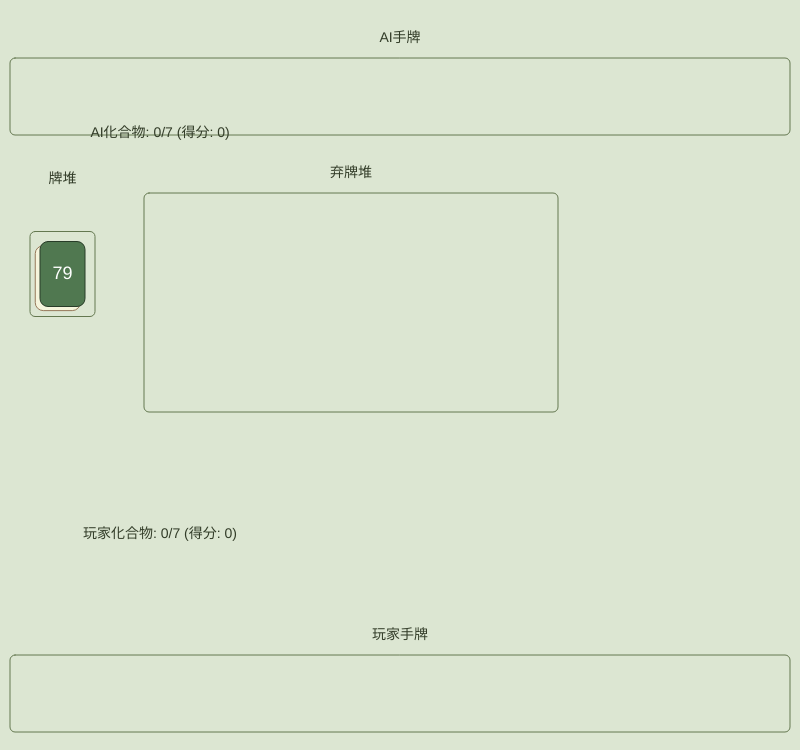
Frame 1 (no input)
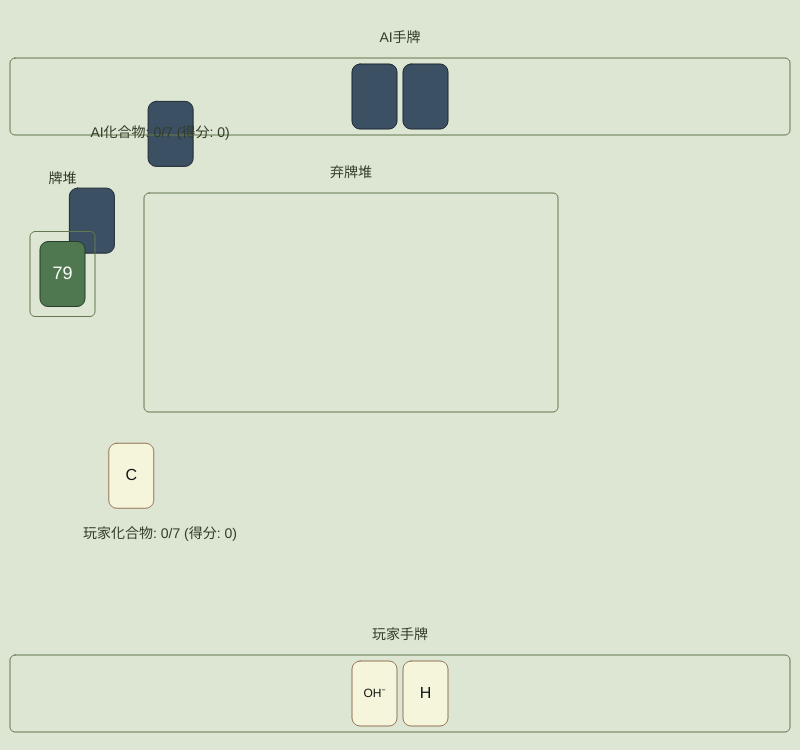
Frame 60 (no input)
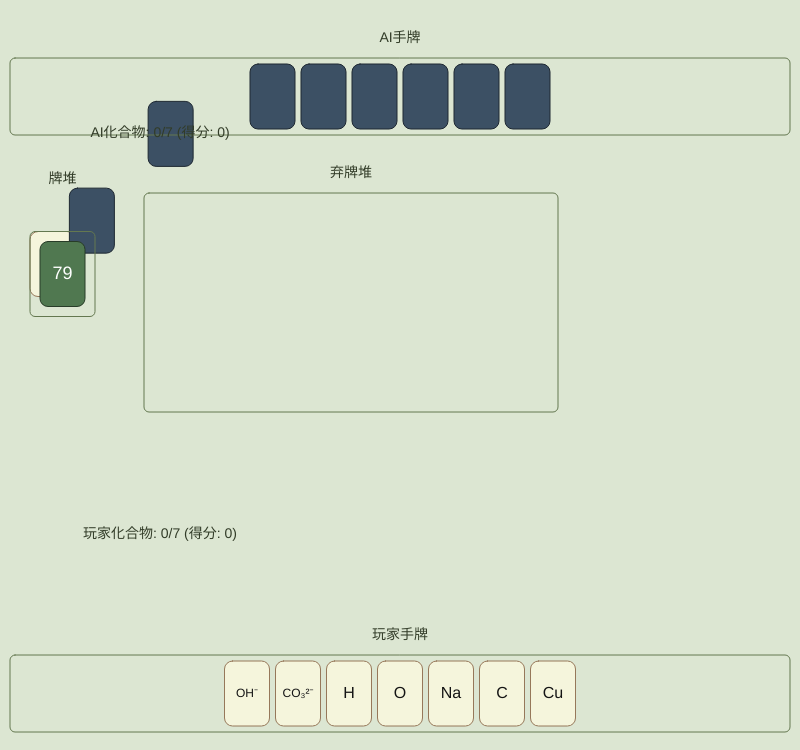
Frame 120 (the mouse pressed at the canvas centre since frame 60)

The p5.js sketch that drew these frames (run headless with seeded random() and noise() and a simulated clock; from frame 60 on, the mouse is pressed at the canvas centre):

// p5.js sketch
// ── sketch.js
// Global variables for game elements and state
let deck = [];
let playerHand = [];
let aiHand = [];
let discardPile = [];

// Game state object
let gameState = {
    currentPlayer: "player", // player or ai
    deck: [],
    playerHand: [],
    aiHand: [],
    discardPile: [],
    playerFormedCompounds: [], 
    aiFormedCompounds: [],
    playerScores: [], // To store score for each compound
    aiScores: [],     // To store score for each compound
    playerTotalScore: 0,
    aiTotalScore: 0,
    message: "游戏加载中...",
    isGameOver: false,
    winner: null,
    actionPrompt: null, // e.g., {type: "form_compound_with_discard", tile: discardedTile, recipe: recipe}
    turnPhase: "player_draw_or_discard", // player_draw_or_discard, player_action, ai_turn
    animationQueue: [], // For managing sequential animations
    highlightedPlayerTiles: [], // { cardIds: [], recipeName: "" }
    selectedCompoundGroup: null, // { cardIds: [], recipeName: "", recipe: {} }
    lastActionTime: 0, // For AI turn delay
};

// UI Elements from HTML
let formCompoundButton, declareVictoryButton, skipButton, gameMessageElement, sortHandButton, discardActionButton, autoSortButton;

// Dimensions and Layout (mostly unchanged, might need minor adjustments for new buttons/info)
const TILE_WIDTH = 45;
const TILE_HEIGHT = 65;
const TILE_MARGIN = 6;
const SELECTED_TILE_Y_OFFSET = -15; 
const SELECTED_TILE_SCALE = 1.15; 
const HIGHLIGHT_SCALE = 1.05;

const CANVAS_WIDTH = 800;
const CANVAS_HEIGHT = 750; // Increased height for more UI space if needed

const PLAYER_HAND_AREA_X = 10;
const PLAYER_HAND_AREA_Y = CANVAS_HEIGHT - TILE_HEIGHT - TILE_MARGIN * 5; 
const PLAYER_HAND_AREA_WIDTH = CANVAS_WIDTH - 20;
const PLAYER_HAND_AREA_HEIGHT = TILE_HEIGHT + 2 * TILE_MARGIN;

const AI_HAND_AREA_X = 10;
const AI_HAND_AREA_Y = TILE_MARGIN * 3 + 40; 
const AI_HAND_AREA_WIDTH = CANVAS_WIDTH - 20;
const AI_HAND_AREA_HEIGHT = TILE_HEIGHT + 2 * TILE_MARGIN;

const DISCARD_AREA_X_START = 150;
const DISCARD_AREA_Y_START = AI_HAND_AREA_Y + AI_HAND_AREA_HEIGHT + TILE_MARGIN * 4 + 40;
const DISCARD_GRID_COLS = 8;
const DISCARD_GRID_ROWS = 3;
const DISCARD_AREA_WIDTH = DISCARD_GRID_COLS * (TILE_WIDTH + TILE_MARGIN) + TILE_MARGIN;
const DISCARD_AREA_HEIGHT = DISCARD_GRID_ROWS * (TILE_HEIGHT + TILE_MARGIN) + TILE_MARGIN;

const FORMED_COMPOUNDS_AREA_Y_PLAYER = PLAYER_HAND_AREA_Y - TILE_HEIGHT - TILE_MARGIN * 6;
const FORMED_COMPOUNDS_AREA_Y_AI = AI_HAND_AREA_Y + AI_HAND_AREA_HEIGHT + TILE_MARGIN * 3;
const FORMED_COMPOUNDS_AREA_X_PLAYER = 10;
const FORMED_COMPOUNDS_AREA_X_AI = 10;
const FORMED_COMPOUND_DISPLAY_WIDTH = 70;
const FORMED_COMPOUND_DISPLAY_HEIGHT = 35;

const DECK_X = 30;
const DECK_Y = DISCARD_AREA_Y_START + TILE_HEIGHT / 2;

// Interaction state
let currentlySelectedTileInfo = null; // { tile: object, index: number, isPlayer: boolean }
let isDraggingForReorder = false; 
let dragOffsetX, dragOffsetY;
let isDraggingToDiscard = false;

// Animation constants
const ANIMATION_SPEED = 500; // ms for a card to travel

const chemicalTileData = [
    // Only ions and elements as per new rules
    { type: "element", value: "H", displayText: "H", count: 12, sortOrder: 301 },
    { type: "element", value: "O", displayText: "O", count: 10, sortOrder: 302 },
    { type: "element", value: "Na", displayText: "Na", count: 6, sortOrder: 303 },
    { type: "element", value: "Cl", displayText: "Cl", count: 6, sortOrder: 304 },
    { type: "element", value: "C", displayText: "C", count: 6, sortOrder: 305 },
    { type: "element", value: "S", displayText: "S", count: 4, sortOrder: 306 },
    { type: "element", value: "N", displayText: "N", count: 4, sortOrder: 307 },
    { type: "element", value: "Fe", displayText: "Fe", count: 4, sortOrder: 308 },
    { type: "element", value: "Cu", displayText: "Cu", count: 4, sortOrder: 309 },
    { type: "element", value: "Al", displayText: "Al", count: 4, sortOrder: 310 },
    { type: "element", value: "Mg", displayText: "Mg", count: 4, sortOrder: 311 },
    { type: "ion", value: "H+", displayText: "H⁺", count: 6, charge: 1, sortOrder: 101 },
    { type: "ion", value: "Na+", displayText: "Na⁺", count: 4, charge: 1, sortOrder: 102 },
    { type: "ion", value: "Ag+", displayText: "Ag⁺", count: 2, charge: 1, sortOrder: 103 },
    { type: "ion", value: "Ba2+", displayText: "Ba²⁺", count: 2, charge: 2, sortOrder: 104 },
    { type: "ion", value: "Ca2+", displayText: "Ca²⁺", count: 2, charge: 2, sortOrder: 105 },
    { type: "ion", value: "Cu2+", displayText: "Cu²⁺", count: 2, charge: 2, sortOrder: 106 },
    { type: "ion", value: "Fe2+", displayText: "Fe²⁺", count: 2, charge: 2, sortOrder: 107 },
    { type: "ion", value: "Fe3+", displayText: "Fe³⁺", count: 2, charge: 3, sortOrder: 108 },
    { type: "ion", value: "Al3+", displayText: "Al³⁺", count: 2, charge: 3, sortOrder: 109 },
    { type: "ion", value: "Mg2+", displayText: "Mg²⁺", count: 2, charge: 2, sortOrder: 110 },
    { type: "ion", value: "NH4+", displayText: "NH₄⁺", count: 2, charge: 1, sortOrder: 111 },
    { type: "ion", value: "OH-", displayText: "OH⁻", count: 6, charge: -1, sortOrder: 201 },
    { type: "ion", value: "Cl-", displayText: "Cl⁻", count: 4, charge: -1, sortOrder: 202 },
    { type: "ion", value: "SO4^2-", displayText: "SO₄²⁻", count: 2, charge: -2, sortOrder: 203 },
    { type: "ion", value: "CO3^2-", displayText: "CO₃²⁻", count: 2, charge: -2, sortOrder: 204 },
];

const compoundRecipes = [
    // N=2, Score=2
    { name: "NaCl", product: "NaCl", reactants: [{ value: "Na+", count: 1 }, { value: "Cl-", count: 1 }], score: 2 },
    { name: "AgCl", product: "AgCl", reactants: [{ value: "Ag+", count: 1 }, { value: "Cl-", count: 1 }], score: 2 },
    { name: "CuS", product: "CuS", reactants: [{ value: "Cu2+", count: 1 }, { value: "S", count: 1 }], score: 2 }, // Assuming S is element for simplicity here
    // N=3, Score=4
    { name: "H2O_ion", product: "H₂O", reactants: [{ value: "H+", count: 1 }, { value: "OH-", count: 1 }], score: 2 }, // This is N=2 actually
    { name: "H2O_elem", product: "H₂O", reactants: [{ value: "H", count: 2 }, { value: "O", count: 1 }], score: 4 },
    { name: "BaSO4", product: "BaSO₄", reactants: [{ value: "Ba2+", count: 1 }, { value: "SO4^2-", count: 1 }], score: 2 }, // N=2
    { name: "CaCO3", product: "CaCO₃", reactants: [{ value: "Ca2+", count: 1 }, { value: "CO3^2-", count: 1 }], score: 2 }, // N=2
    { name: "NH3", product: "NH₃", reactants: [{ value: "N", count: 1 }, { value: "H", count: 3 }], score: 8 }, // N=4
    { name: "HCl_elem", product: "HCl", reactants: [{ value: "H", count: 1 }, { value: "Cl", count: 1 }], score: 2 }, // N=2
    { name: "CO2", product: "CO₂", reactants: [{ value: "C", count: 1 }, { value: "O", count: 2 }], score: 4 }, // N=3
    // N=4, Score=8
    { name: "Al(OH)3", product: "Al(OH)₃", reactants: [{ value: "Al3+", count: 1 }, { value: "OH-", count: 3 }], score: 8 },
    { name: "Fe(OH)2", product: "Fe(OH)₂", reactants: [{ value: "Fe2+", count: 1 }, { value: "OH-", count: 2 }], score: 4 }, // N=3
    { name: "Fe(OH)3", product: "Fe(OH)₃", reactants: [{ value: "Fe3+", count: 1 }, { value: "OH-", count: 3 }], score: 8 }, // N=4
    // Add more recipes. Ensure `score` is 2^(N-1) where N is sum of reactant counts.
    // Correcting scores based on N for above:
    // H2O_ion: N=2, score=2
    // H2O_elem: N=3, score=4
    // BaSO4: N=2, score=2
    // CaCO3: N=2, score=2
    // NH3: N=4, score=8
    // HCl_elem: N=2, score=2
    // CO2: N=3, score=4
    // Al(OH)3: N=4, score=8
    // Fe(OH)2: N=3, score=4
    // Fe(OH)3: N=4, score=8
];
// Recalculate scores for recipes
compoundRecipes.forEach(recipe => {
    let n = 0;
    recipe.reactants.forEach(r => n += r.count);
    recipe.score = Math.pow(2, n - 1);
});


function setup() {
    let canvas = createCanvas(CANVAS_WIDTH, CANVAS_HEIGHT);
    canvas.parent(document.querySelector("main"));
    textAlign(CENTER, CENTER); textSize(16);
    
    formCompoundButton = select("#formCompoundButtonV3"); 
    declareVictoryButton = select("#declareVictoryButtonV3"); 
    autoSortButton = select("#autoSortButtonV3");
    discardActionButton = select("#discardActionButtonV3");
    gameMessageElement = select("#gameMessageV3");

    if (formCompoundButton) formCompoundButton.mousePressed(handleFormCompoundAction);
    if (declareVictoryButton) declareVictoryButton.mousePressed(handleDeclareVictoryAction);
    if (autoSortButton) autoSortButton.mousePressed(sortPlayerHand);
    if (discardActionButton) discardActionButton.mousePressed(handleDiscardSelectedTileAction);
    
    initializeGame();
}

function draw() {
    background(220, 230, 210);
    processAnimationQueue();
    drawGameAreas();
    drawPlayerHand();
    drawAIHand();
    drawDiscardPile();
    drawFormedCompounds();
    drawDeck();
    if ((isDraggingForReorder || isDraggingToDiscard) && currentlySelectedTileInfo && currentlySelectedTileInfo.tile) {
        const { tile } = currentlySelectedTileInfo;
        drawTile(tile, mouseX - dragOffsetX, mouseY - dragOffsetY, -1, true, true, SELECTED_TILE_SCALE, false);
    }
    updateGameMessagesAndButtons();

    if (gameState.currentPlayer === "ai" && 
        gameState.turnPhase === "ai_turn" && 
        gameState.animationQueue.length === 0 && 
        !gameState.isGameOver && 
        millis() - gameState.lastActionTime > 1000) {
        aiTurn(); // gameState.lastActionTime is now set inside aiTurn
    }
}

function initializeGame() {
    gameState.deck = []; 
    gameState.playerHand = []; 
    gameState.aiHand = []; 
    gameState.discardPile = [];
    gameState.playerFormedCompounds = []; 
    gameState.aiFormedCompounds = [];
    gameState.playerScores = [];
    gameState.aiScores = [];
    gameState.playerTotalScore = 0;
    gameState.aiTotalScore = 0;
    gameState.animationQueue = [];
    gameState.highlightedPlayerTiles = [];
    gameState.selectedCompoundGroup = null;

    createFullDeck(); 
    shuffleDeck(gameState.deck);
    
    // Initial deal with animation
    let delay = 0;
    for (let i = 0; i < 13; i++) { 
        addDealAnimation(gameState.deck, gameState.playerHand, true, delay + i * 2 * (ANIMATION_SPEED / 4));
        addDealAnimation(gameState.deck, gameState.aiHand, false, delay + (i * 2 + 1) * (ANIMATION_SPEED / 4));
    }
    addDealAnimation(gameState.deck, gameState.playerHand, true, delay + 13 * 2 * (ANIMATION_SPEED / 4)); // Player gets 14th card
    
    gameState.currentPlayer = "player";
    gameState.turnPhase = "player_action"; // Player starts with 14 cards, needs to discard or form
    gameState.message = "游戏开始，请玩家操作";
    gameState.isGameOver = false;
    gameState.winner = null;
    currentlySelectedTileInfo = null;
    isDraggingForReorder = false; 
    isDraggingToDiscard = false;
    hideAllActionButtons();
    // Initial check for compounds after dealing
    // Need to ensure animations complete before this check, or check in animation callback
    // For now, will check after a delay or assume player action triggers first real check
    setTimeout(() => {
        detectAndHighlightPlayerCompounds();
    }, (13 * 2 + 1) * (ANIMATION_SPEED / 4) + ANIMATION_SPEED + 500); 
}

// --- Animation System ---
function addDealAnimation(sourceDeck, targetHand, isPlayer, delay) {
    if (sourceDeck.length === 0) return;
    const card = sourceDeck.pop(); // Remove card from logical deck immediately
    if (!card) return;

    const targetX = isPlayer ? PLAYER_HAND_AREA_X + targetHand.length * (TILE_WIDTH + TILE_MARGIN) + 200 : AI_HAND_AREA_X + targetHand.length * (TILE_WIDTH + TILE_MARGIN) + 200; // Approximate target
    const targetY = isPlayer ? PLAYER_HAND_AREA_Y + TILE_HEIGHT / 2 : AI_HAND_AREA_Y + TILE_HEIGHT / 2;

    gameState.animationQueue.push({
        type: "deal", card: card, isPlayerCard: isPlayer,
        startX: DECK_X + TILE_WIDTH / 2, startY: DECK_Y + TILE_HEIGHT / 2,
        targetX: targetX, targetY: targetY, // Placeholder, will be refined
        startTime: millis() + delay,
        duration: ANIMATION_SPEED,
        progress: 0,
        isFlipping: false, flipProgress: 0,
        onComplete: () => {
            card.isRevealed = isPlayer; // AI cards aren't revealed in hand
            targetHand.push(card);
            if (isPlayer) {
                sortPlayerHand(); // Sort after each card for consistent placement if needed, or at end
                detectAndHighlightPlayerCompounds();
            }
        }
    });
}

function addDrawAnimation(sourceDeck, targetHand, isPlayer) {
    if (sourceDeck.length === 0) {
        endGame("draw_stalemate");
        return null;
    }
    const card = sourceDeck.pop();
    if (!card) return null;

    // Directly add card to hand and update state, bypassing animation queue for draws
    card.isRevealed = isPlayer;
    targetHand.push(card);
    if (isPlayer) {
        sortPlayerHand();
        detectAndHighlightPlayerCompounds();
        gameState.turnPhase = "player_action";
        gameState.message = "您摸了一张牌，请操作";
        updateGameMessagesAndButtons(); // Ensure UI updates after direct draw
    } else {
        // If AI draws, and its logic depends on the card, it should be handled here or in aiTurn
        // For now, just add to hand. AI logic will pick it up.
        // sortAiHand(); // If AI hand needs sorting and it's visible or affects logic
    }
    return card; 
}

function addDiscardAnimation(card, sourceHand, isPlayerSource, onCompleteCallback = null) {
    // Directly add card to discard pile and execute callback, bypassing animation queue
    gameState.discardPile.push(card);
    if (isPlayerSource) {
        // Remove card from player's hand if it's still there (it should have been removed by click logic)
        const playerHandIndex = gameState.playerHand.findIndex(c => c.id === card.id);
        if (playerHandIndex > -1) {
            gameState.playerHand.splice(playerHandIndex, 1);
            sortPlayerHand(); // Re-sort and update display positions
        }
    } else {
        // Remove card from AI's hand
        const aiHandIndex = gameState.aiHand.findIndex(c => c.id === card.id);
        if (aiHandIndex > -1) {
            gameState.aiHand.splice(aiHandIndex, 1);
            // sortAiHand(); // If AI hand needs sorting and it's visible or affects logic
        }
    }

    if (onCompleteCallback) {
        onCompleteCallback();
    }
    // No return value needed as it's not used like addDrawAnimation was for AI
}

function addFormCompoundAnimation(cardsToForm, targetPlayerState, compoundProduct) {
    cardsToForm.forEach((card, index) => {
        const targetX = (targetPlayerState === gameState.playerFormedCompounds ? FORMED_COMPOUNDS_AREA_X_PLAYER : FORMED_COMPOUNDS_AREA_X_AI) + 
                        targetPlayerState.length * (FORMED_COMPOUND_DISPLAY_WIDTH + TILE_MARGIN) + FORMED_COMPOUND_DISPLAY_WIDTH / 2;
        const targetY = (targetPlayerState === gameState.playerFormedCompounds ? FORMED_COMPOUNDS_AREA_Y_PLAYER : FORMED_COMPOUNDS_AREA_Y_AI) + 
                        FORMED_COMPOUND_DISPLAY_HEIGHT / 2;
        
        let startX = card.displayX ? card.displayX + TILE_WIDTH/2 : PLAYER_HAND_AREA_X + PLAYER_HAND_AREA_WIDTH/2; // Approx
        let startY = card.displayY ? card.displayY + TILE_HEIGHT/2 : PLAYER_HAND_AREA_Y + TILE_HEIGHT/2; // Approx

        gameState.animationQueue.push({
            type: "form_compound_card_move", card: card,
            startX: startX, startY: startY,
            targetX: targetX, targetY: targetY,
            startTime: millis() + index * 50, // Stagger a bit
            duration: ANIMATION_SPEED,
            progress: 0,
            onComplete: () => {
                // Card visually disappears, compound appears
                if (index === cardsToForm.length - 1) { // Last card animation completes
                    // The actual addition to formedCompounds array happens in handleFormCompoundAction
                }
            }
        });
    });
}

function processAnimationQueue() {
    for (let i = gameState.animationQueue.length - 1; i >= 0; i--) {
        const anim = gameState.animationQueue[i];
        const currentTime = millis();
        if (currentTime < anim.startTime) continue; // Animation hasn't started yet

        anim.progress = (currentTime - anim.startTime) / anim.duration;
        if (anim.progress >= 1) {
            anim.progress = 1;
            // Draw one last time at target, then remove
            drawAnimatedTile(anim, true); 
            try {
                if (anim.onComplete) anim.onComplete();
            } catch (e) {
                console.error("Error in animation onComplete callback:", e, "Animation:", anim);
            } finally {
                gameState.animationQueue.splice(i, 1);
            }
        } else {
            drawAnimatedTile(anim, false);
        }
    }
}

function drawAnimatedTile(anim, isFinalFrame) {
    const card = anim.card;
    let currentX, currentY;
    if (isFinalFrame) {
        currentX = anim.targetX - TILE_WIDTH / 2;
        currentY = anim.targetY - TILE_HEIGHT / 2;
    } else {
        currentX = lerp(anim.startX, anim.targetX, anim.progress) - TILE_WIDTH / 2;
        currentY = lerp(anim.startY, anim.targetY, anim.progress) - TILE_HEIGHT / 2;
    }

    let displayCard = { ...card }; // Clone for animation display
    displayCard.isRevealed = (anim.type === "deal" || anim.type === "draw") ? anim.isPlayerCard : true;

    if ((anim.type === "deal" || anim.type === "draw") && anim.isPlayerCard) {
        // Flipping logic for player's dealt/drawn cards
        if (anim.progress > 0.5 && !anim.isFlipping) { // Start flipping past midpoint
            anim.isFlipping = true;
        }
        if (anim.isFlipping) {
            anim.flipProgress = (anim.progress - 0.5) * 2; // 0 to 1 over the second half
            anim.flipProgress = constrain(anim.flipProgress, 0, 1);
        }
    }

    push();
    translate(currentX + TILE_WIDTH / 2, currentY + TILE_HEIGHT / 2);
    
    if (anim.isFlipping) {
        // Calculate scale factor for flip effect
        let scaleFactor;
        if (anim.flipProgress > 0.5) {
            displayCard.isRevealed = true; // Show front
            scaleFactor = 1 - (anim.flipProgress - 0.5) * 2; // Scale from 1 to 0
        } else {
            displayCard.isRevealed = false; // Show back
            scaleFactor = anim.flipProgress * 2; // Scale from 0 to 1
        }
        // Apply scale transformation
        scale(scaleFactor, 1);
    }
    
    if (displayCard.isRevealed) {
        fill(245, 245, 220); stroke(150, 120, 90);
        rect(-TILE_WIDTH / 2, -TILE_HEIGHT / 2, TILE_WIDTH, TILE_HEIGHT, 8);
        fill(20); noStroke(); textSize(displayCard.displayText.length > 2 ? 12 : 16);
        text(displayCard.displayText, 0, 0);
    } else { // Draw card back
        fill(60, 80, 100); stroke(30, 40, 50);
        rect(-TILE_WIDTH / 2, -TILE_HEIGHT / 2, TILE_WIDTH, TILE_HEIGHT, 8);
    }
    pop();
}

// --- End Animation System ---

function createFullDeck() {
    let idCounter = 0;
    gameState.deck = [];
    chemicalTileData.forEach(tileInfo => {
        for (let i = 0; i < tileInfo.count; i++) {
            gameState.deck.push({
                id: `tile_${idCounter++}`,
                type: tileInfo.type, 
                value: tileInfo.value, 
                displayText: tileInfo.displayText, 
                charge: tileInfo.charge || 0,
                sortOrder: tileInfo.sortOrder,
                isRevealed: false, // Cards in deck are not revealed
                isSelected: false,
                isHighlighted: false, // For compound formation highlight
                x: 0, y: 0, // For display in hand
                displayX: 0, displayY: 0 // For precise animation start
            });
        }
    });
}

function shuffleDeck(array) { for (let i = array.length - 1; i > 0; i--) { const j = Math.floor(Math.random() * (i + 1)); [array[i], array[j]] = [array[j], array[i]]; } }

function drawGameAreas() {
    stroke(100, 120, 80); noFill();
    rect(PLAYER_HAND_AREA_X, PLAYER_HAND_AREA_Y, PLAYER_HAND_AREA_WIDTH, PLAYER_HAND_AREA_HEIGHT, 5);
    rect(AI_HAND_AREA_X, AI_HAND_AREA_Y, AI_HAND_AREA_WIDTH, AI_HAND_AREA_HEIGHT, 5);
    if (isDraggingToDiscard) { fill(180, 200, 170, 150); } else { noFill(); }
    rect(DISCARD_AREA_X_START - TILE_MARGIN, DISCARD_AREA_Y_START - TILE_MARGIN, DISCARD_AREA_WIDTH, DISCARD_AREA_HEIGHT, 5);
    noFill(); 
    rect(DECK_X, DECK_Y, TILE_WIDTH + 20, TILE_HEIGHT + 20, 5);
    fill(50, 60, 40); noStroke(); textSize(14);
    text("玩家手牌", PLAYER_HAND_AREA_X + PLAYER_HAND_AREA_WIDTH / 2, PLAYER_HAND_AREA_Y - 20);
    text("AI手牌", AI_HAND_AREA_X + AI_HAND_AREA_WIDTH / 2, AI_HAND_AREA_Y - 20); 
    text("弃牌堆", DISCARD_AREA_X_START + DISCARD_AREA_WIDTH / 2 - TILE_MARGIN, DISCARD_AREA_Y_START - TILE_MARGIN - 20); 
    text("牌堆", DECK_X + (TILE_WIDTH + 20) / 2, DECK_Y - TILE_HEIGHT/2 - 20 ); 
    text("玩家化合物: " + gameState.playerFormedCompounds.length + "/7 (得分: " + gameState.playerTotalScore + ")", FORMED_COMPOUNDS_AREA_X_PLAYER + 150, FORMED_COMPOUNDS_AREA_Y_PLAYER - 20);
    text("AI化合物: " + gameState.aiFormedCompounds.length + "/7 (得分: " + gameState.aiTotalScore + ")", FORMED_COMPOUNDS_AREA_X_AI + 150, FORMED_COMPOUNDS_AREA_Y_AI - 20);
    textSize(16);
}

function drawPlayerHand() {
    let handDisplayWidth = 0;
    gameState.playerHand.forEach(tile => {
        let scale = 1;
        if (currentlySelectedTileInfo && currentlySelectedTileInfo.tile && currentlySelectedTileInfo.tile.id === tile.id && !gameState.selectedCompoundGroup) {
            scale = SELECTED_TILE_SCALE;
        } else if (gameState.selectedCompoundGroup && gameState.selectedCompoundGroup.cardIds.includes(tile.id)) {
            scale = SELECTED_TILE_SCALE; // Highlight for compound group
        } else if (tile.isHighlighted) {
            scale = HIGHLIGHT_SCALE;
        }
        handDisplayWidth += (TILE_WIDTH * scale) + TILE_MARGIN;
    });
    handDisplayWidth -= TILE_MARGIN; 
    let currentX = PLAYER_HAND_AREA_X + (PLAYER_HAND_AREA_WIDTH - handDisplayWidth) / 2;
    
    for (let i = 0; i < gameState.playerHand.length; i++) {
        let tile = gameState.playerHand[i];
        let scale = 1;
        let yOffset = 0;
        let isActuallySelected = (currentlySelectedTileInfo && currentlySelectedTileInfo.tile && currentlySelectedTileInfo.tile.id === tile.id && !gameState.selectedCompoundGroup) || 
                               (gameState.selectedCompoundGroup && gameState.selectedCompoundGroup.cardIds.includes(tile.id));

        if (isActuallySelected) {
            scale = SELECTED_TILE_SCALE;
            yOffset = SELECTED_TILE_Y_OFFSET;
        } else if (tile.isHighlighted) {
            scale = HIGHLIGHT_SCALE;
            // Optional: slight y-offset for just highlighted cards if different from selected
        }

        let displayWidth = TILE_WIDTH * scale;
        let displayHeight = TILE_HEIGHT * scale;
        let tileY = PLAYER_HAND_AREA_Y + (PLAYER_HAND_AREA_HEIGHT - TILE_HEIGHT) / 2; // Base Y
        let yPos = tileY + yOffset - (displayHeight - TILE_HEIGHT)/2; // Adjust for scale and offset

        if (!((isDraggingForReorder || isDraggingToDiscard) && currentlySelectedTileInfo && currentlySelectedTileInfo.tile === tile)) {
             drawTile(tile, currentX, yPos, i, true, isActuallySelected, scale, tile.isHighlighted && !isActuallySelected);
        }
        tile.displayX = currentX; tile.displayY = yPos; // Store actual draw position
        currentX += displayWidth + TILE_MARGIN;
    }
}

function drawAIHand() {
    let handWidth = gameState.aiHand.length * (TILE_WIDTH + TILE_MARGIN) - TILE_MARGIN;
    let startX = AI_HAND_AREA_X + (AI_HAND_AREA_WIDTH - handWidth) / 2;
    let tileY = AI_HAND_AREA_Y + (AI_HAND_AREA_HEIGHT - TILE_HEIGHT) / 2;
    for (let i = 0; i < gameState.aiHand.length; i++) {
        fill(60, 80, 100); stroke(30, 40, 50);
        rect(startX + i * (TILE_WIDTH + TILE_MARGIN), tileY, TILE_WIDTH, TILE_HEIGHT, 8);
    }
}

function drawDiscardPile() {
    for (let i = 0; i < gameState.discardPile.length; i++) {
        const row = Math.floor(i / DISCARD_GRID_COLS); const col = i % DISCARD_GRID_COLS;
        if (row < DISCARD_GRID_ROWS) {
            drawTile(gameState.discardPile[i], DISCARD_AREA_X_START + col * (TILE_WIDTH + TILE_MARGIN), DISCARD_AREA_Y_START + row * (TILE_HEIGHT + TILE_MARGIN), -1, true, false, 1, false);
        }
    }
}

function drawDeck() {
    if (gameState.deck.length > 0) {
        fill(80, 120, 80); stroke(40, 60, 40);
        rect(DECK_X + 10, DECK_Y + 10, TILE_WIDTH, TILE_HEIGHT, 8);
        fill(255); noStroke(); textSize(18); text(gameState.deck.length, DECK_X + 10 + TILE_WIDTH / 2, DECK_Y + 10 + TILE_HEIGHT / 2); textSize(16);
    }
}

function drawTile(tile, x, y, indexInHand = -1, isPlayerTile = false, isSelected = false, scaleFactor = 1, isGeneralHighlight = false) {
    if (!tile) return;
    push(); 
    translate(x, y);
    
    if (isSelected) { 
        fill(255, 255, 150); // Stronger yellow for selected (part of group or single)
    } else if (isGeneralHighlight) {
        fill(220, 255, 220); // Light green for general highlight (reflection effect)
    } else {
        fill(245, 245, 220); 
    }
    stroke(150, 120, 90);
    if (isGeneralHighlight || isSelected) {
        strokeWeight(2.5);
        stroke(100,180,100); // Reflection effect border
    }

    rect(0, 0, TILE_WIDTH * scaleFactor, TILE_HEIGHT * scaleFactor, 8 * scaleFactor);
    strokeWeight(1); // Reset stroke weight

    fill(20, 20, 20); noStroke();
    let txtSize = 16 * scaleFactor; 
    if (tile.displayText.length > 5) txtSize = 10 * scaleFactor; 
    else if (tile.displayText.length > 2) txtSize = 12 * scaleFactor; 
    textSize(txtSize); text(tile.displayText, (TILE_WIDTH * scaleFactor) / 2, (TILE_HEIGHT * scaleFactor) / 2); textSize(16);
    pop();
}

function drawFormedCompounds() {
    // Player
    let yPlayer = FORMED_COMPOUNDS_AREA_Y_PLAYER;
    gameState.playerFormedCompounds.forEach((compound, index) => {
        let xPos = FORMED_COMPOUNDS_AREA_X_PLAYER + index * (FORMED_COMPOUND_DISPLAY_WIDTH + TILE_MARGIN);
        fill(200, 220, 200); stroke(100,120,80);
        rect(xPos, yPlayer, FORMED_COMPOUND_DISPLAY_WIDTH, FORMED_COMPOUND_DISPLAY_HEIGHT, 5);
        fill(0); noStroke(); textSize(10);
        text(compound.product, xPos + FORMED_COMPOUND_DISPLAY_WIDTH/2, yPlayer + FORMED_COMPOUND_DISPLAY_HEIGHT/2 - 5);
        textSize(8);
        text(compound.score + "分", xPos + FORMED_COMPOUND_DISPLAY_WIDTH/2, yPlayer + FORMED_COMPOUND_DISPLAY_HEIGHT/2 + 8);
    });

    // AI
    let yAI = FORMED_COMPOUNDS_AREA_Y_AI;
    gameState.aiFormedCompounds.forEach((compound, index) => {
        let xPos = FORMED_COMPOUNDS_AREA_X_AI + index * (FORMED_COMPOUND_DISPLAY_WIDTH + TILE_MARGIN);
        fill(200, 200, 220); stroke(100,100,120);
        rect(xPos, yAI, FORMED_COMPOUND_DISPLAY_WIDTH, FORMED_COMPOUND_DISPLAY_HEIGHT, 5);
        fill(0); noStroke(); textSize(10);
        text(compound.product, xPos + FORMED_COMPOUND_DISPLAY_WIDTH/2, yAI + FORMED_COMPOUND_DISPLAY_HEIGHT/2 - 5);
        textSize(8);
        text(compound.score + "分", xPos + FORMED_COMPOUND_DISPLAY_WIDTH/2, yAI + FORMED_COMPOUND_DISPLAY_HEIGHT/2 + 8);
    });
    textSize(16);
}

function updateGameMessagesAndButtons() {
    if (gameMessageElement) gameMessageElement.html(gameState.message);
    hideAllActionButtons(); // Hide all first, then show relevant ones

    if (gameState.isGameOver) {
        // Handle game over display, maybe show a restart button
        return;
    }

    if (gameState.currentPlayer === "player" && gameState.turnPhase === "player_action") {
        if (gameState.selectedCompoundGroup) {
            if (formCompoundButton) formCompoundButton.show();
            if (discardActionButton && currentlySelectedTileInfo) discardActionButton.show(); // Can still discard the primary selected tile
        } else if (currentlySelectedTileInfo) {
            if (discardActionButton) discardActionButton.show();
        }
        // Declare Victory button
        if (gameState.playerFormedCompounds.length >= 7 && declareVictoryButton) {
            declareVictoryButton.show();
        }
    }
    // Add logic for AI's turn prompts if any (e.g. if AI can use player's discard)
}

function hideAllActionButtons() {
    if (formCompoundButton) formCompoundButton.hide();
    if (declareVictoryButton) declareVictoryButton.hide();
    if (discardActionButton) discardActionButton.hide();
    // Skip button was removed as player always has an action (discard/form/declare)
}

// --- Compound Detection & Highlighting ---
function detectAndHighlightPlayerCompounds() {
    gameState.playerHand.forEach(tile => tile.isHighlighted = false);
    gameState.highlightedPlayerTiles = [];
    if (gameState.playerHand.length === 0) return;

    for (const recipe of compoundRecipes) {
        const result = canRecipeBeFormedWithSpecificCards(gameState.playerHand, recipe.reactants);
        if (result.canForm) {
            gameState.highlightedPlayerTiles.push({ 
                cardIds: result.usedCardIds, 
                recipeName: recipe.name,
                recipe: recipe // Store the full recipe for later use
            });
            result.usedCardIds.forEach(id => {
                const tile = gameState.playerHand.find(t => t.id === id);
                if (tile) tile.isHighlighted = true;
            });
        }
    }
}

function canRecipeBeFormedWithSpecificCards(availableTiles, recipeReactants) {
    let tempHand = availableTiles.map(t => ({...t, used: false})); // Mark tiles as unused initially
    let usedCardIds = [];
    let canForm = true;

    for (const reactant of recipeReactants) {
        let foundCount = 0;
        for (let i = 0; i < tempHand.length; i++) {
            if (!tempHand[i].used && tempHand[i].value === reactant.value) {
                tempHand[i].used = true;
                usedCardIds.push(tempHand[i].id);
                foundCount++;
                if (foundCount === reactant.count) break;
            }
        }
        if (foundCount < reactant.count) {
            canForm = false;
            break;
        }
    }
    return { canForm, usedCardIds };
}

// --- Player Actions ---
function mousePressed() {
    if (gameState.isGameOver || gameState.animationQueue.length > 0) return;
    if (gameState.currentPlayer !== "player" || gameState.turnPhase !== "player_action") return;

    // Check if clicked on a player hand tile
    for (let i = gameState.playerHand.length - 1; i >= 0; i--) {
        const tile = gameState.playerHand[i];
        const tileX = tile.displayX; // Use stored displayX
        const tileY = tile.displayY; // Use stored displayY
        let tileScaledWidth = TILE_WIDTH;
        let tileScaledHeight = TILE_HEIGHT;

        if ((currentlySelectedTileInfo && currentlySelectedTileInfo.tile && currentlySelectedTileInfo.tile.id === tile.id && !gameState.selectedCompoundGroup) || 
            (gameState.selectedCompoundGroup && gameState.selectedCompoundGroup.cardIds.includes(tile.id))) {
            tileScaledWidth *= SELECTED_TILE_SCALE;
            tileScaledHeight *= SELECTED_TILE_SCALE;
        } else if (tile.isHighlighted) {
            tileScaledWidth *= HIGHLIGHT_SCALE;
            tileScaledHeight *= HIGHLIGHT_SCALE;
        }

        if (mouseX > tileX && mouseX < tileX + tileScaledWidth && mouseY > tileY && mouseY < tileY + tileScaledHeight) {
            handlePlayerTileClick(tile, i);
            return;
        }
    }

    // Clicked outside hand, deselect if something was selected
    if (currentlySelectedTileInfo || gameState.selectedCompoundGroup) {
        deselectAllPlayerTiles();
    }
}

function handlePlayerTileClick(tile, index) {
    if (gameState.selectedCompoundGroup && gameState.selectedCompoundGroup.cardIds.includes(tile.id)) {
        // Clicking a tile already part of a selected compound group - no change, wait for button press
        // Or, if we want to allow deselecting the group by clicking one of its cards again:
        // deselectAllPlayerTiles(); 
        return;
    }

    deselectAllPlayerTiles(); // Deselect previous single or group selection
    currentlySelectedTileInfo = { tile, index, isPlayer: true };
    tile.isSelected = true; // Visual cue for single selection

    // Check if this selected tile is part of any new compound group
    const participatingGroups = gameState.highlightedPlayerTiles.filter(group => group.cardIds.includes(tile.id));

    if (participatingGroups.length > 0) {
        // For simplicity, pick the first group it participates in. 
        // TODO: If a card can be in multiple groups, need UI to choose.
        const chosenGroup = participatingGroups[0]; 
        gameState.selectedCompoundGroup = chosenGroup;
        chosenGroup.cardIds.forEach(id => {
            const t = gameState.playerHand.find(card => card.id === id);
            if (t) t.isSelected = true; // Mark all in group as selected
        });
        gameState.message = `选中化合物 ${chosenGroup.recipe.product} 的材料，点击"化合"或"出牌"`;
    } else {
        // Just a single tile selected, not part of a currently formable group (or highlighting is off)
        gameState.message = `选中 ${tile.displayText}，点击"出牌"或拖拽到弃牌区`;
    }
    updateGameMessagesAndButtons();
}

function mouseDragged() {
    if (gameState.isGameOver || gameState.animationQueue.length > 0) return;
    if (!currentlySelectedTileInfo || gameState.selectedCompoundGroup) return; // No dragging if a compound group is selected

    if (!isDraggingForReorder && !isDraggingToDiscard) {
        isDraggingForReorder = true; // Default to reorder drag
        dragOffsetX = mouseX - currentlySelectedTileInfo.tile.displayX;
        dragOffsetY = mouseY - currentlySelectedTileInfo.tile.displayY;
    }

    // Check if dragging over discard area
    if (mouseX > DISCARD_AREA_X_START - TILE_MARGIN && mouseX < DISCARD_AREA_X_START - TILE_MARGIN + DISCARD_AREA_WIDTH &&
        mouseY > DISCARD_AREA_Y_START - TILE_MARGIN && mouseY < DISCARD_AREA_Y_START - TILE_MARGIN + DISCARD_AREA_HEIGHT) {
        isDraggingToDiscard = true;
        isDraggingForReorder = false;
    } else {
        isDraggingToDiscard = false;
        // If not over discard, and was dragging for reorder, continue reorder logic (or implement it)
        // For now, reordering by drag is simplified: it's either discard or nothing happens on release unless over hand slot
    }
}

function mouseReleased() {
    if (gameState.isGameOver || gameState.animationQueue.length > 0) return;
    if (isDraggingToDiscard && currentlySelectedTileInfo && !gameState.selectedCompoundGroup) {
        playerDiscardTile(currentlySelectedTileInfo.tile, currentlySelectedTileInfo.index);
    } else if (isDraggingForReorder && currentlySelectedTileInfo && !gameState.selectedCompoundGroup) {
        // Implement reordering logic here if desired: find new position in hand
        // For now, just reset drag state
        const releaseIndex = getPlayerHandDropIndex(mouseX);
        if (releaseIndex !== -1 && releaseIndex !== currentlySelectedTileInfo.index) {
            const tileToMove = gameState.playerHand.splice(currentlySelectedTileInfo.index, 1)[0];
            gameState.playerHand.splice(releaseIndex, 0, tileToMove);
            sortPlayerHand(); // Or just redraw, then sort if auto-sort is off
            detectAndHighlightPlayerCompounds();
        }
    }
    isDraggingForReorder = false;
    isDraggingToDiscard = false;
    // Don't deselect here, selection is handled by clicks or actions
}

function getPlayerHandDropIndex(mx) {
    let handDisplayWidth = 0;
    gameState.playerHand.forEach(tile => {
        let scale = (currentlySelectedTileInfo && currentlySelectedTileInfo.tile && currentlySelectedTileInfo.tile.id === tile.id) ? SELECTED_TILE_SCALE : (tile.isHighlighted ? HIGHLIGHT_SCALE : 1);
        handDisplayWidth += (TILE_WIDTH * scale) + TILE_MARGIN;
    });
    handDisplayWidth -= TILE_MARGIN; 
    let currentX = PLAYER_HAND_AREA_X + (PLAYER_HAND_AREA_WIDTH - handDisplayWidth) / 2;

    for (let i = 0; i < gameState.playerHand.length; i++) {
        const tile = gameState.playerHand[i];
        let scale = (currentlySelectedTileInfo && currentlySelectedTileInfo.tile && currentlySelectedTileInfo.tile.id === tile.id) ? SELECTED_TILE_SCALE : (tile.isHighlighted ? HIGHLIGHT_SCALE : 1);
        const tileSlotWidth = (TILE_WIDTH * scale) + TILE_MARGIN;
        // Check midpoint of the slot
        if (mx < currentX + tileSlotWidth / 2) return i;
        currentX += tileSlotWidth;
    }
    return gameState.playerHand.length; // Drop at the end
}

function deselectAllPlayerTiles() {
    if (currentlySelectedTileInfo && currentlySelectedTileInfo.tile) {
        currentlySelectedTileInfo.tile.isSelected = false;
    }
    if (gameState.selectedCompoundGroup) {
        gameState.selectedCompoundGroup.cardIds.forEach(id => {
            const t = gameState.playerHand.find(card => card.id === id);
            if (t) t.isSelected = false;
        });
    }
    currentlySelectedTileInfo = null;
    gameState.selectedCompoundGroup = null;
    hideAllActionButtons();
    gameState.message = "请选择手牌操作";
}

function handleDiscardSelectedTileAction() {
    if (currentlySelectedTileInfo && !gameState.selectedCompoundGroup) { // Only if a single tile is selected
        playerDiscardTile(currentlySelectedTileInfo.tile, currentlySelectedTileInfo.index);
    }
}

function playerDiscardTile(tileToDiscard, indexInHand) {
    if (gameState.currentPlayer !== "player" || gameState.turnPhase !== "player_action") return;
    if (!tileToDiscard) return;

    gameState.playerHand.splice(indexInHand, 1);
    addDiscardAnimation(tileToDiscard, gameState.playerHand, true);
    
    deselectAllPlayerTiles();
    detectAndHighlightPlayerCompounds(); // Recheck after discard
    gameState.message = `玩家打出 ${tileToDiscard.displayText}`;
    endPlayerTurn(tileToDiscard);
}

function handleFormCompoundAction() {
    if (gameState.currentPlayer !== "player" || !gameState.selectedCompoundGroup) return;

    const { cardIds, recipe } = gameState.selectedCompoundGroup;
    let cardsToRemove = [];
    cardIds.forEach(id => {
        const cardIndex = gameState.playerHand.findIndex(t => t.id === id);
        if (cardIndex !== -1) {
            cardsToRemove.push(gameState.playerHand.splice(cardIndex, 1)[0]);
        }
    });

    if (cardsToRemove.length === recipe.reactants.reduce((sum, r) => sum + r.count, 0)) {
        addFormCompoundAnimation(cardsToRemove, gameState.playerFormedCompounds, recipe.product);
        const formedCompoundEntry = { product: recipe.product, score: recipe.score, cardsUsedCount: cardsToRemove.length };
        gameState.playerFormedCompounds.push(formedCompoundEntry);
        gameState.playerTotalScore += recipe.score;
        gameState.message = `玩家合成了 ${recipe.product}!`;

        // Replenishment logic
        const numToReplenish = Math.max(0, cardsToRemove.length - 2);
        for (let i = 0; i < numToReplenish; i++) {
            if (gameState.deck.length > 0) {
                addDrawAnimation(gameState.deck, gameState.playerHand, true); // Animates and adds to hand
            } else {
                gameState.message += " (牌堆已空，无法补牌)";
                break;
            }
        }
        if (gameState.playerFormedCompounds.length >= 7) {
            // Player can now declare victory
            gameState.message += " 已达成7个化合物，可以宣告胜利！";
        } else if (numToReplenish === 0) {
             // If no replenishment, player's turn might effectively end here, or they might need to discard if hand is full
             // For now, forming a compound and not replenishing means turn ends.
             // The logic for turn progression needs to be clear: forming compound is an action, then AI turn.
        }

    } else {
        // Should not happen if selection is correct, put cards back or error
        gameState.playerHand.push(...cardsToRemove); // Put back if failed
        gameState.message = "合成失败，请重试";
    }
    
    deselectAllPlayerTiles();
    detectAndHighlightPlayerCompounds();
    // Forming a compound is an action, then it's AI's turn (after animations)
    // No discard needed after forming compound
    setTimeout(() => { // Ensure animations have a chance to start
        endPlayerTurn(null); // No discard from player, AI's turn
    }, ANIMATION_SPEED + 100); 
}

function handleDeclareVictoryAction() {
    if (gameState.playerFormedCompounds.length >= 7) {
        endGame("player_victory");
    }
}

function sortPlayerHand() {
    gameState.playerHand.sort((a, b) => {
        if (a.sortOrder !== b.sortOrder) {
            return a.sortOrder - b.sortOrder;
        }
        return a.displayText.localeCompare(b.displayText);
    });
    deselectAllPlayerTiles();
    detectAndHighlightPlayerCompounds();
}

function endPlayerTurn(discardedTile) {
    gameState.currentPlayer = "ai";
    gameState.turnPhase = "ai_turn";
    gameState.message = "轮到AI行动...";
    gameState.lastActionTime = millis();
    deselectAllPlayerTiles();
    // AI turn logic will be called from draw() after a delay
}

// --- AI Logic (Placeholder) ---
function aiTurn() {
    if (gameState.isGameOver || gameState.animationQueue.length > 0 || gameState.turnPhase !== "ai_turn") return; // Added turnPhase check for re-entrancy
    gameState.lastActionTime = millis(); // Set lastActionTime at the beginning of AI's actual turn processing
    gameState.turnPhase = "ai_processing"; // Mark AI as processing to prevent re-entry from draw()

    gameState.message = "AI 思考中...";

    // 1. AI draws a card
    let drawnCard = null;
    if (gameState.deck.length > 0) {
        drawnCard = gameState.deck.pop();
        if (drawnCard) gameState.aiHand.push(drawnCard);
        // gameState.message = "AI 摸了一张牌"; // Message updated later or in animation
    } else {
        endGame("draw_stalemate");
        return;
    }

    // Simple AI: Check for compounds first, then discard if no compounds can be formed
    setTimeout(() => {
        if (gameState.isGameOver) return; // Check game over again, as timeout might fire late

        if (gameState.aiHand.length > 0) {
            // TODO: Add compound formation logic for AI
            // For now, just discard the first card
            const cardToDiscard = gameState.aiHand.splice(0, 1)[0];
            addDiscardAnimation(cardToDiscard, gameState.aiHand, false, () => {
                // This callback ensures turn switches only after discard animation is complete
                if (gameState.isGameOver) return;
                switchToPlayerTurnClean();
            });
            gameState.message = `AI 打出了 ${cardToDiscard.displayText}`;
        } else {
            // AI has no cards to discard, should not happen if drawing correctly
            // but if it does, switch back to player.
            switchToPlayerTurnClean();
        }
    }, 1000); // AI thinking delay
}

function endGame(reason) {
    gameState.isGameOver = true;
    hideAllActionButtons();
    switch (reason) {
        case "player_victory":
            gameState.winner = "player";
            gameState.message = `恭喜玩家胜利！最终得分: ${gameState.playerTotalScore}`;
            break;
        case "ai_victory":
            gameState.winner = "ai";
            gameState.message = `AI 胜利！最终得分: ${gameState.aiTotalScore}`;
            break;
        case "draw_stalemate":
            gameState.message = "牌堆已空，流局！";
            // Implement流局胜负判定
            if (gameState.playerFormedCompounds.length > gameState.aiFormedCompounds.length) gameState.winner = "player";
            else if (gameState.aiFormedCompounds.length > gameState.playerFormedCompounds.length) gameState.winner = "ai";
            else { // Same number of compounds, compare scores
                if (gameState.playerTotalScore > gameState.aiTotalScore) gameState.winner = "player";
                else if (gameState.aiTotalScore > gameState.playerTotalScore) gameState.winner = "ai";
                else gameState.winner = "draw";
            }
            if(gameState.winner === "player") gameState.message += ` 玩家以 ${gameState.playerTotalScore} 分险胜!`;
            else if(gameState.winner === "ai") gameState.message += ` AI以 ${gameState.aiTotalScore} 分险胜!`;
            else gameState.message += ` 双方平局! 玩家: ${gameState.playerTotalScore}, AI: ${gameState.aiTotalScore}`;
            break;
    }
    console.log("Game Over: ", gameState.message);
}

// Ensure p5.js uses instance mode if this were part of a larger app, but for standalone it's fine.




function switchToPlayerTurnClean() {
    try {
        if (gameState.isGameOver) return;
        // console.log("Switching to player turn. Animation queue length:", gameState.animationQueue.length); // For debugging

        gameState.currentPlayer = "player";
        gameState.turnPhase = "player_draw_or_discard"; 
        gameState.message = "轮到玩家，请摸牌或操作";
        
        detectAndHighlightPlayerCompounds();
        updateGameMessagesAndButtons(); 

        // console.log("Player turn set. Animation queue length after switch:", gameState.animationQueue.length); // For debugging
    } catch (e) {
        console.error("Error during switchToPlayerTurnClean:", e);
        gameState.message = "切换回合时发生错误，请尝试操作或刷新。";
        // Attempt to restore a safe state
        gameState.currentPlayer = "player";
        gameState.turnPhase = "player_draw_or_discard"; 
        if (gameState.animationQueue.length > 0) {
            console.warn("Clearing animation queue due to error in switchToPlayerTurnClean.");
            gameState.animationQueue = []; // Clear queue as a last resort if it might be stuck
        }
        updateGameMessagesAndButtons(); // Try to update UI even after error
    }
}
